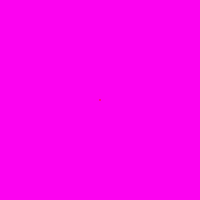
Frame 1 (no input)
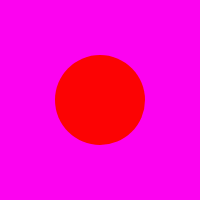
Frame 60 (no input)
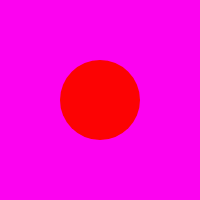
Frame 120 (the mouse pressed at the canvas centre since frame 60)

The p5.js sketch that drew these frames (run headless with seeded random() and noise() and a simulated clock; from frame 60 on, the mouse is pressed at the canvas centre):

// p5.js sketch
// ── sketch.js
// 練習問題「心臓の鼓動のように大きくなったり小さくなったりする円」
let count;
let cycle;


function setup() {
  createCanvas(200, 200);
  count=0;
  cycle=100;
  noStroke(0);
  fill(252, 3, 3);
}

function draw() {
  background(252, 3, 240);

  if(keyIsPressed){
     count=(count+2.5) % cycle;
     }
   else{
  count=(count+1.5)%cycle;
   }

  if(count<50);{
  ellipse(width/2, height/2, count);

}
}
